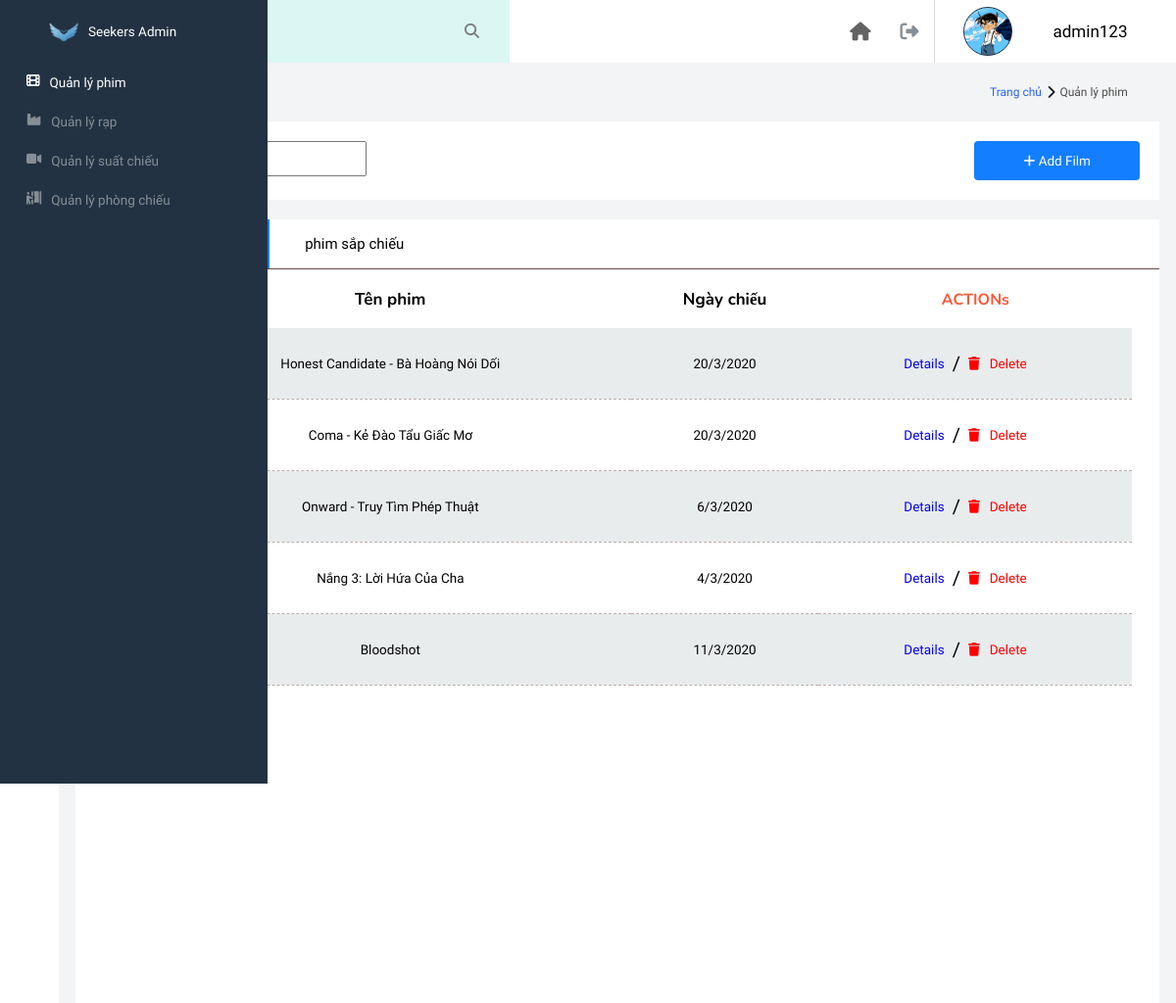
The page /admin/admin.php?contro=film (signed in) on the database its author committed.
### tables this page shows
CREATE TABLE `phim` (
  `id` int(11) NOT NULL,
  `tenphim` varchar(50) NOT NULL,
  `tuoi` int(11) NOT NULL,
  `theloai` varchar(50) NOT NULL,
  `quocgia` varchar(50) NOT NULL,
  `dienvien` varchar(50) NOT NULL,
  `daodien` varchar(50) NOT NULL,
  `ngaychieu` varchar(50) NOT NULL,
  `rating` int(11) NOT NULL,
  `thoiluong` int(11) NOT NULL,
  `noidung` text NOT NULL,
  `trangthai` int(1) NOT NULL DEFAULT 0,
  `banner` varchar(50) NOT NULL,
  `anhphim` varchar(50) NOT NULL,
  `trailer` varchar(50) NOT NULL
);

### admin/controller/film.php (called while the page is built, shortened)
<?php
	require_once "model/getdata.php";
	$quanliphimcc=LoadFilmByStatus(0);
	include_once "view/film.php";
?>

### admin/model/getdata.php (called while the page is built, shortened)
<?php
function LoadFilmByStatus($trangthai){
    global $conn;
    $sql= "select * from phim where trangthai = ".$trangthai."";
    $sql.=" order by id desc";
    $stmt = $conn->prepare($sql);
    $stmt->execute();
    $result = $stmt->fetchALL();
    return $result;
}
?>

### admin/view/film.php (the view, shortened to what this page needs)
<main>
    <?php
    require_once "view/sidebar.php";
    ?>
<article class="col_11">
		<div class="head col_12">
			<div class="name_action col_10">
				<h1 class="foot_font">Quản lý Phim</h1>
			</div>
			<div class="map_action col_2">
				<a href="admin.php?contro=home">
					<h1>Trang chủ</h1>
				</a>
				<i class="fas fa-chevron-right"></i>
				<a href="admin.php?contro=film">
					<h3>Quản lý phim</h3>
				</a>
			</div>
			<div class="col_12">
				<div class="search_table">
					<div class="col_6">
						<form action="#" method="post">
						<input type="text" name="seach_table" id="search_table" class="col_6" placeholder="Tìm kiếm tên phim">
						</form>
					</div>
					<div class="add_data col_6">
						<a href="admin.php?contro=film&addfilm_form">
							<i class="fas fa-plus"></i>
							<span>Add Film</span>
						</a>
					</div>
				</div>
			</div>
		</div>
		<div class="col_12">
			<div class="content">
        <div class="phim_data">
                    <div class="luachon">
                        <p class="option mau" id="option_dangchieu">phim đang chiếu</p>
                        <p class="option" id="option_sapchieu">phim sắp chiếu</p>
                    </div>
                    <div class="phimdangchieu">
                        <div class="data_table">
                            <table>
                                <thead>
                                <tr>
                                    <th>
                                        <input class="checkbox_table" type="checkbox" name="check_all" onclick="check_all()">
                                    </th>
                                    <th>Tên phim</th>
                                    <th>Ngày chiếu</th>
                                    <th>
                                    <a href="#" class="del_all_but">
                                        <span>ACTIONs</span>
                                    </a>
                                    </th>
                                </tr>
                                </thead>
                                <?php
                                    foreach ($quanliphimcc as $phim){
                                        echo '<tr>
                                        <td>
					                        <input type="checkbox" class="checkbox_table" name="check_list_film[]" id="idphim_'.$phim['id'].'" value="'.$phim['id'].'">
				                        </td>
                                        <td>'.$phim['tenphim'].'</td>
                                        <td>'.$phim['ngaychieu'].'</td>
                                        <td>
                                            <div class="tools_data_table">
                                                <a class="detail_but" href="admin.php?contro=film&film_dt='.$phim['id'].'">
                                                    <span>Details</span>
                                                </a>
                                                <p class="slash">/</p>
                                                <a class="del_but" href="admin.php?contro=film&film_del='.$phim['id'].'">
                                                    <i class="fas fa-trash"></i>
                                                    <p>Delete</p>
                                                </a>
                                            </div>
                                        </td>
                                    </tr>';
                                    }
                                ?>
                            </table>
                        </div>
                    </div>
                </div>
            </div>
		</div>
	</article>
</main>

### admin/view/header.php (shortened to what this page needs)
<!DOCTYPE html>
<html lang="en">
<head>
	<link rel="stylesheet" href="view/css/admin.css">
	<link rel="stylesheet" href="https://code.jquery.com/ui/1.12.1/themes/base/jquery-ui.css">
</head>
<body>
	<header class="col_12">
		<div class="avt_admin col_4">
			<h3><?php echo $_SESSION['user']; ?></h3>
			<div class="avt_img" style="background-image: url('view/images/avt1.jpg');"></div>
			<div class="vl"></div>
			<div class="logout">
				<a href="admin.php?contro=logout">
					<i class="fas fa-sign-out-alt"></i>
				</a>
			</div>
			<div class="back_index">
			<a href="../index.php">
				<i class="fas fa-home"></i>
			</a>
		</div>
		</div>
		<form action="#" method="post" class="form_search_all" id="form_search_all">
			<input type="text" placeholder="Search..." id="search_all" onclick="enter_to_submit('search_all','myBtn')" required>
			<button type="submit" id="myBtn" onclick="javascript:alert('Bạn vừa submit form')">
				<i class="fas fa-search"></i>
			</button>
		</form>
	</header>

### admin/admin.php (shortened to what this page needs)
<?php
    include "view/header.php";
    $controller="home";
    if(isset($_GET['contro'])){
        $controller=$_GET['contro'];
    }
    switch($controller){
        case 'film':
            include "controller/film.php";
            break ;
    }
    include "view/footer.php";
?>

### admin/view/sidebar.php (shortened to what this page needs)
   <aside>
	<div class="menu_aside">
		<ul>
			<li class="logo_admin">
				<a href="admin.php?contro=home">
				<img src="view/images/logo.png" alt="">
				</a>
			</li>
			<li class="li_aside li_film">
				<a href="admin.php?contro=film">
					<i class="fas fa-film"></i>
				</a>
			</li>
			<li class="li_aside li_rap">
				<a href="admin.php?contro=rap">
					<i class="fas fa-industry"></i>
				</a>
			</li>
			<li class="li_aside li_suatchieu">
				<a href="admin.php?contro=suatchieu">
					<i class="fas fa-video"></i>
				</a>
			</li>
			<li class="li_aside li_suatchieu">
				<a href="admin.php?contro=phongchieu">
				<i class="fas fa-person-booth"></i>
				</a>
			</li>
		</ul>
	</div>
</aside>

### admin/view/footer.php (shortened to what this page needs)
</body>
</html>

### admin/view/film.php (style rules this page uses)
.li_film a { color: #fff; }

### rows shown on the page
phim: tenphim "Honest Candidate - Bà Hoàng Nói Dối", ngaychieu "20/3/2020"
phim: tenphim "Coma - Kẻ Đào Tẩu Giấc Mơ", ngaychieu "20/3/2020"
phim: tenphim "Onward - Truy Tìm Phép Thuật", ngaychieu "6/3/2020"
phim: tenphim "Nắng 3: Lời Hứa Của Cha", ngaychieu "4/3/2020"
phim: tenphim "Bloodshot", ngaychieu "11/3/2020"

### other values the page prints
$_SESSION['user'] "admin123"
